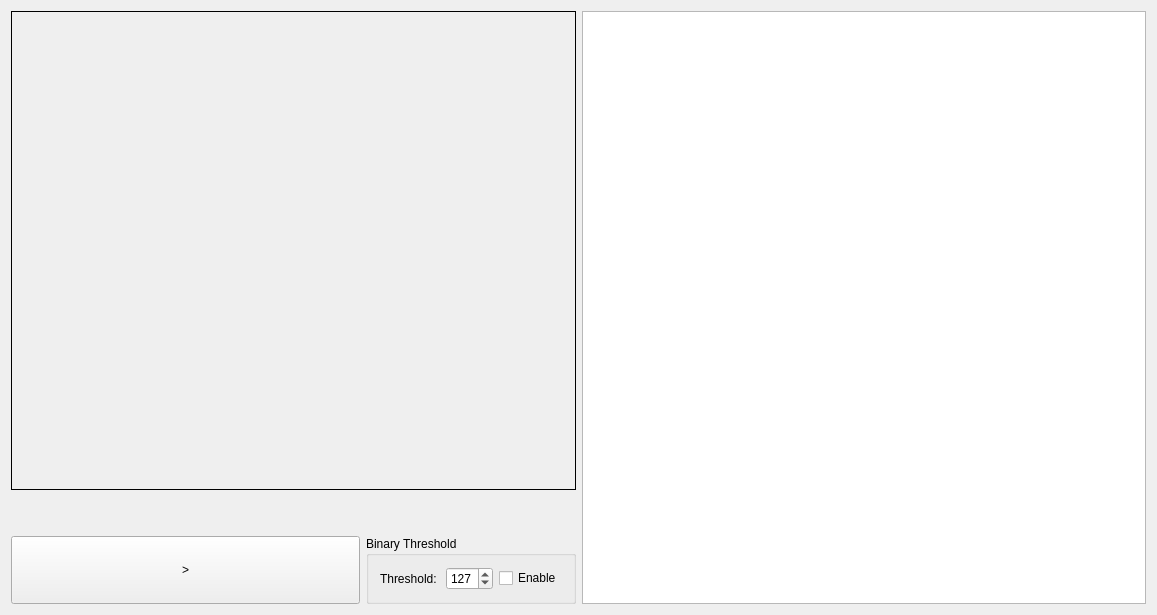
<?xml version="1.0" encoding="UTF-8"?>
<ui version="4.0">
 <class>QCvWidget</class>
 <widget class="QWidget" name="QCvWidget">
  <property name="geometry">
   <rect>
    <x>0</x>
    <y>0</y>
    <width>1157</width>
    <height>615</height>
   </rect>
  </property>
  <property name="windowTitle">
   <string>QCvWidget</string>
  </property>
  <layout class="QGridLayout" name="gridLayout_2">
   <item row="0" column="0">
    <layout class="QVBoxLayout" name="verticalLayout">
     <item>
      <widget class="QLabel" name="labelView">
       <property name="sizePolicy">
        <sizepolicy hsizetype="Expanding" vsizetype="Expanding">
         <horstretch>0</horstretch>
         <verstretch>0</verstretch>
        </sizepolicy>
       </property>
       <property name="styleSheet">
        <string notr="true">border: 1px solid;</string>
       </property>
       <property name="text">
        <string/>
       </property>
      </widget>
     </item>
     <item>
      <spacer name="verticalSpacer">
       <property name="orientation">
        <enum>Qt::Vertical</enum>
       </property>
       <property name="sizeType">
        <enum>QSizePolicy::Minimum</enum>
       </property>
       <property name="sizeHint" stdset="0">
        <size>
         <width>20</width>
         <height>40</height>
        </size>
       </property>
      </spacer>
     </item>
     <item>
      <layout class="QHBoxLayout" name="horizontalLayout_2">
       <item>
        <widget class="QPushButton" name="pushButtonPlay">
         <property name="sizePolicy">
          <sizepolicy hsizetype="Expanding" vsizetype="Preferred">
           <horstretch>0</horstretch>
           <verstretch>0</verstretch>
          </sizepolicy>
         </property>
         <property name="text">
          <string>&gt;</string>
         </property>
        </widget>
       </item>
       <item>
        <widget class="QGroupBox" name="groupBox">
         <property name="title">
          <string>Binary Threshold</string>
         </property>
         <layout class="QGridLayout" name="gridLayout">
          <item row="0" column="0">
           <layout class="QHBoxLayout" name="horizontalLayout">
            <item>
             <widget class="QLabel" name="label_2">
              <property name="text">
               <string>Threshold: </string>
              </property>
             </widget>
            </item>
            <item>
             <widget class="QSpinBox" name="spinBoxBinaryThreshold">
              <property name="maximum">
               <number>255</number>
              </property>
              <property name="value">
               <number>127</number>
              </property>
             </widget>
            </item>
            <item>
             <widget class="QCheckBox" name="checkBoxEnableBinaryThreshold">
              <property name="text">
               <string>Enable</string>
              </property>
             </widget>
            </item>
           </layout>
          </item>
         </layout>
        </widget>
       </item>
      </layout>
     </item>
    </layout>
   </item>
   <item row="0" column="1">
    <widget class="QTextBrowser" name="textBrowser"/>
   </item>
  </layout>
 </widget>
 <layoutdefault spacing="6" margin="11"/>
 <resources/>
 <connections/>
</ui>
